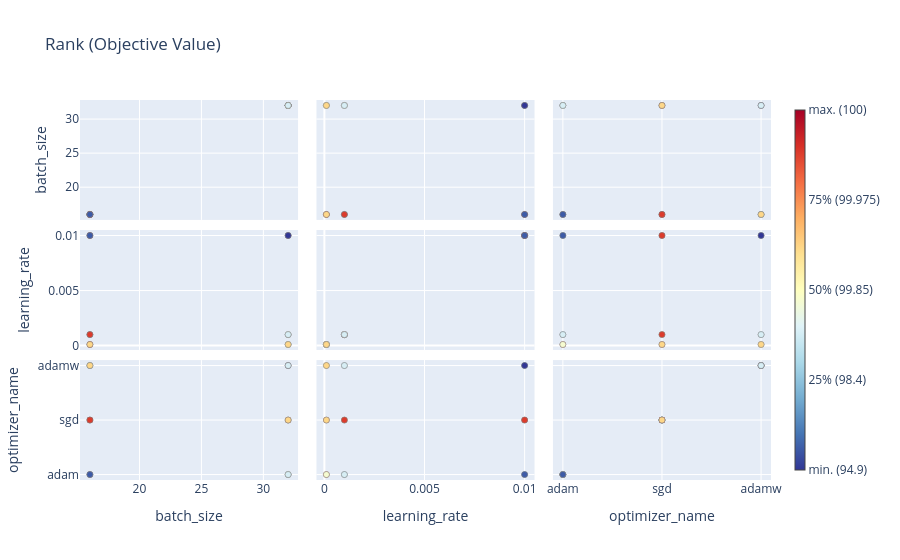

The notebook cell this image was saved under:
### Code cell
plot_rank(study)

### Figure 1 — Plotly figure (JSON) as saved in the notebook; plotly's stock layout.template omitted (floating-point values rounded to 4 significant figures)
{"data": [{"hovertemplate": "%{hovertext}<extra></extra>", "hovertext": ["Trial #0<br>learning_rate: 0.0001<br>batch_size: 16<br>optimizer_name: adam<br><b>Objective Value: 100.0</b>", "Trial #1<br>learning_rate: 0.0001<br>batch_size: 16<br>optimizer_name: sgd<br><b>Objective Value: 100.0</b>", "Trial #2<br>learning_rate: 0.01<br>batch_size: 16<br>optimizer_name: adamw<br><b>Objective Value: 95.8</b>", "Trial #3<br>learning_rate: 0.001<br>batch_size: 16<br>optimizer_name: adamw<br><b>Objective Value: 98.7</b>", "Trial #4<br>learning_rate: 0.001<br>batch_size: 16<br>optimizer_name: adam<br><b>Objective Value: 98.3</b>", "Trial #5<br>learning_rate: 0.001<br>batch_size: 32<br>optimizer_name: sgd<br><b>Objective Value: 99.9</b>", "Trial #6<br>learning_rate: 0.01<br>batch_size: 32<br>optimizer_name: sgd<br><b>Objective Value: 100.0</b>", "Trial #7<br>learning_rate: 0.01<br>batch_size: 32<br>optimizer_name: adam<br><b>Objective Value: 96.2</b>", "Trial #8<br>learning_rate: 0.0001<br>batch_size: 32<br>optimizer_name: adamw<br><b>Objective Value: 99.9</b>", "Trial #9<br>learning_rate: 0.0001<br>batch_size: 16<br>optimizer_name: adamw<br><b>Objective Value: 99.9</b>", "Trial #10<br>learning_rate: 0.0001<br>batch_size: 32<br>optimizer_name: adam<br><b>Objective Value: 99.8</b>", "Trial #11<br>learning_rate: 0.01<br>batch_size: 32<br>optimizer_name: adamw<br><b>Objective Value: 94.9</b>", "Trial #12<br>learning_rate: 0.001<br>batch_size: 16<br>optimizer_name: sgd<br><b>Objective Value: 100.0</b>", "Trial #13<br>learning_rate: 0.001<br>batch_size: 32<br>optimizer_name: adam<br><b>Objective Value: 99.3</b>", "Trial #14<br>learning_rate: 0.01<br>batch_size: 16<br>optimizer_name: sgd<br><b>Objective Value: 100.0</b>", "Trial #15<br>learning_rate: 0.0001<br>batch_size: 32<br>optimizer_name: sgd<br><b>Objective Value: 99.9</b>", "Trial #16<br>learning_rate: 0.001<br>batch_size: 32<br>optimizer_name: adamw<br><b>Objective Value: 99.3</b>", "Trial #17<br>learning_rate: 0.01<br>batch_size: 16<br>optimizer_name: adam<br><b>Objective Value: 95.6</b>"], "marker": {"color": ["rgb(220.0, 59.0, 44.0)", "rgb(220.0, 59.0, 44.0)", "rgb(77.0, 127.0, 185.0)", "rgb(168.0, 214.0, 232.0)", "rgb(135.0, 189.0, 217.0)", "rgb(254.0, 215.0, 136.0)", "rgb(220.0, 59.0, 44.0)", "rgb(105.0, 160.0, 202.0)", "rgb(254.0, 215.0, 136.0)", "rgb(254.0, 215.0, 136.0)", "rgb(246.0, 251.0, 208.0)", "rgb(49.0, 54.0, 149.0)", "rgb(220.0, 59.0, 44.0)", "rgb(215.0, 238.0, 245.0)", "rgb(220.0, 59.0, 44.0)", "rgb(254.0, 215.0, 136.0)", "rgb(215.0, 238.0, 245.0)", "rgb(61.0, 91.0, 167.0)"], "line": {"color": "Grey", "width": 0.5}}, "mode": "markers", "showlegend": false, "type": "scatter", "x": [16, 16, 16, 16, 16, 32, 32, 32, 32, 16, 32, 32, 16, 32, 16, 32, 32, 16], "xaxis": "x", "y": [16, 16, 16, 16, 16, 32, 32, 32, 32, 16, 32, 32, 16, 32, 16, 32, 32, 16], "yaxis": "y"}, {"hovertemplate": "%{hovertext}<extra></extra>", "hovertext": ["Trial #0<br>learning_rate: 0.0001<br>batch_size: 16<br>optimizer_name: adam<br><b>Objective Value: 100.0</b>", "Trial #1<br>learning_rate: 0.0001<br>batch_size: 16<br>optimizer_name: sgd<br><b>Objective Value: 100.0</b>", "Trial #2<br>learning_rate: 0.01<br>batch_size: 16<br>optimizer_name: adamw<br><b>Objective Value: 95.8</b>", "Trial #3<br>learning_rate: 0.001<br>batch_size: 16<br>optimizer_name: adamw<br><b>Objective Value: 98.7</b>", "Trial #4<br>learning_rate: 0.001<br>batch_size: 16<br>optimizer_name: adam<br><b>Objective Value: 98.3</b>", "Trial #5<br>learning_rate: 0.001<br>batch_size: 32<br>optimizer_name: sgd<br><b>Objective Value: 99.9</b>", "Trial #6<br>learning_rate: 0.01<br>batch_size: 32<br>optimizer_name: sgd<br><b>Objective Value: 100.0</b>", "Trial #7<br>learning_rate: 0.01<br>batch_size: 32<br>optimizer_name: adam<br><b>Objective Value: 96.2</b>", "Trial #8<br>learning_rate: 0.0001<br>batch_size: 32<br>optimizer_name: adamw<br><b>Objective Value: 99.9</b>", "Trial #9<br>learning_rate: 0.0001<br>batch_size: 16<br>optimizer_name: adamw<br><b>Objective Value: 99.9</b>", "Trial #10<br>learning_rate: 0.0001<br>batch_size: 32<br>optimizer_name: adam<br><b>Objective Value: 99.8</b>", "Trial #11<br>learning_rate: 0.01<br>batch_size: 32<br>optimizer_name: adamw<br><b>Objective Value: 94.9</b>", "Trial #12<br>learning_rate: 0.001<br>batch_size: 16<br>optimizer_name: sgd<br><b>Objective Value: 100.0</b>", "Trial #13<br>learning_rate: 0.001<br>batch_size: 32<br>optimizer_name: adam<br><b>Objective Value: 99.3</b>", "Trial #14<br>learning_rate: 0.01<br>batch_size: 16<br>optimizer_name: sgd<br><b>Objective Value: 100.0</b>", "Trial #15<br>learning_rate: 0.0001<br>batch_size: 32<br>optimizer_name: sgd<br><b>Objective Value: 99.9</b>", "Trial #16<br>learning_rate: 0.001<br>batch_size: 32<br>optimizer_name: adamw<br><b>Objective Value: 99.3</b>", "Trial #17<br>learning_rate: 0.01<br>batch_size: 16<br>optimizer_name: adam<br><b>Objective Value: 95.6</b>"], "marker": {"color": ["rgb(220.0, 59.0, 44.0)", "rgb(220.0, 59.0, 44.0)", "rgb(77.0, 127.0, 185.0)", "rgb(168.0, 214.0, 232.0)", "rgb(135.0, 189.0, 217.0)", "rgb(254.0, 215.0, 136.0)", "rgb(220.0, 59.0, 44.0)", "rgb(105.0, 160.0, 202.0)", "rgb(254.0, 215.0, 136.0)", "rgb(254.0, 215.0, 136.0)", "rgb(246.0, 251.0, 208.0)", "rgb(49.0, 54.0, 149.0)", "rgb(220.0, 59.0, 44.0)", "rgb(215.0, 238.0, 245.0)", "rgb(220.0, 59.0, 44.0)", "rgb(254.0, 215.0, 136.0)", "rgb(215.0, 238.0, 245.0)", "rgb(61.0, 91.0, 167.0)"], "line": {"color": "Grey", "width": 0.5}}, "mode": "markers", "showlegend": false, "type": "scatter", "x": [16, 16, 16, 16, 16, 32, 32, 32, 32, 16, 32, 32, 16, 32, 16, 32, 32, 16], "xaxis": "x4", "y": [0.0001, 0.0001, 0.01, 0.001, 0.001, 0.001, 0.01, 0.01, 0.0001, 0.0001, 0.0001, 0.01, 0.001, 0.001, 0.01, 0.0001, 0.001, 0.01], "yaxis": "y4"}, {"hovertemplate": "%{hovertext}<extra></extra>", "hovertext": ["Trial #0<br>learning_rate: 0.0001<br>batch_size: 16<br>optimizer_name: adam<br><b>Objective Value: 100.0</b>", "Trial #1<br>learning_rate: 0.0001<br>batch_size: 16<br>optimizer_name: sgd<br><b>Objective Value: 100.0</b>", "Trial #2<br>learning_rate: 0.01<br>batch_size: 16<br>optimizer_name: adamw<br><b>Objective Value: 95.8</b>", "Trial #3<br>learning_rate: 0.001<br>batch_size: 16<br>optimizer_name: adamw<br><b>Objective Value: 98.7</b>", "Trial #4<br>learning_rate: 0.001<br>batch_size: 16<br>optimizer_name: adam<br><b>Objective Value: 98.3</b>", "Trial #5<br>learning_rate: 0.001<br>batch_size: 32<br>optimizer_name: sgd<br><b>Objective Value: 99.9</b>", "Trial #6<br>learning_rate: 0.01<br>batch_size: 32<br>optimizer_name: sgd<br><b>Objective Value: 100.0</b>", "Trial #7<br>learning_rate: 0.01<br>batch_size: 32<br>optimizer_name: adam<br><b>Objective Value: 96.2</b>", "Trial #8<br>learning_rate: 0.0001<br>batch_size: 32<br>optimizer_name: adamw<br><b>Objective Value: 99.9</b>", "Trial #9<br>learning_rate: 0.0001<br>batch_size: 16<br>optimizer_name: adamw<br><b>Objective Value: 99.9</b>", "Trial #10<br>learning_rate: 0.0001<br>batch_size: 32<br>optimizer_name: adam<br><b>Objective Value: 99.8</b>", "Trial #11<br>learning_rate: 0.01<br>batch_size: 32<br>optimizer_name: adamw<br><b>Objective Value: 94.9</b>", "Trial #12<br>learning_rate: 0.001<br>batch_size: 16<br>optimizer_name: sgd<br><b>Objective Value: 100.0</b>", "Trial #13<br>learning_rate: 0.001<br>batch_size: 32<br>optimizer_name: adam<br><b>Objective Value: 99.3</b>", "Trial #14<br>learning_rate: 0.01<br>batch_size: 16<br>optimizer_name: sgd<br><b>Objective Value: 100.0</b>", "Trial #15<br>learning_rate: 0.0001<br>batch_size: 32<br>optimizer_name: sgd<br><b>Objective Value: 99.9</b>", "Trial #16<br>learning_rate: 0.001<br>batch_size: 32<br>optimizer_name: adamw<br><b>Objective Value: 99.3</b>", "Trial #17<br>learning_rate: 0.01<br>batch_size: 16<br>optimizer_name: adam<br><b>Objective Value: 95.6</b>"], "marker": {"color": ["rgb(220.0, 59.0, 44.0)", "rgb(220.0, 59.0, 44.0)", "rgb(77.0, 127.0, 185.0)", "rgb(168.0, 214.0, 232.0)", "rgb(135.0, 189.0, 217.0)", "rgb(254.0, 215.0, 136.0)", "rgb(220.0, 59.0, 44.0)", "rgb(105.0, 160.0, 202.0)", "rgb(254.0, 215.0, 136.0)", "rgb(254.0, 215.0, 136.0)", "rgb(246.0, 251.0, 208.0)", "rgb(49.0, 54.0, 149.0)", "rgb(220.0, 59.0, 44.0)", "rgb(215.0, 238.0, 245.0)", "rgb(220.0, 59.0, 44.0)", "rgb(254.0, 215.0, 136.0)", "rgb(215.0, 238.0, 245.0)", "rgb(61.0, 91.0, 167.0)"], "line": {"color": "Grey", "width": 0.5}}, "mode": "markers", "showlegend": false, "type": "scatter", "x": [16, 16, 16, 16, 16, 32, 32, 32, 32, 16, 32, 32, 16, 32, 16, 32, 32, 16], "xaxis": "x7", "y": ["adam", "sgd", "adamw", "adamw", "adam", "sgd", "sgd", "adam", "adamw", "adamw", "adam", "adamw", "sgd", "adam", "sgd", "sgd", "adamw", "adam"], "yaxis": "y7"}, {"hovertemplate": "%{hovertext}<extra></extra>", "hovertext": ["Trial #0<br>learning_rate: 0.0001<br>batch_size: 16<br>optimizer_name: adam<br><b>Objective Value: 100.0</b>", "Trial #1<br>learning_rate: 0.0001<br>batch_size: 16<br>optimizer_name: sgd<br><b>Objective Value: 100.0</b>", "Trial #2<br>learning_rate: 0.01<br>batch_size: 16<br>optimizer_name: adamw<br><b>Objective Value: 95.8</b>", "Trial #3<br>learning_rate: 0.001<br>batch_size: 16<br>optimizer_name: adamw<br><b>Objective Value: 98.7</b>", "Trial #4<br>learning_rate: 0.001<br>batch_size: 16<br>optimizer_name: adam<br><b>Objective Value: 98.3</b>", "Trial #5<br>learning_rate: 0.001<br>batch_size: 32<br>optimizer_name: sgd<br><b>Objective Value: 99.9</b>", "Trial #6<br>learning_rate: 0.01<br>batch_size: 32<br>optimizer_name: sgd<br><b>Objective Value: 100.0</b>", "Trial #7<br>learning_rate: 0.01<br>batch_size: 32<br>optimizer_name: adam<br><b>Objective Value: 96.2</b>", "Trial #8<br>learning_rate: 0.0001<br>batch_size: 32<br>optimizer_name: adamw<br><b>Objective Value: 99.9</b>", "Trial #9<br>learning_rate: 0.0001<br>batch_size: 16<br>optimizer_name: adamw<br><b>Objective Value: 99.9</b>", "Trial #10<br>learning_rate: 0.0001<br>batch_size: 32<br>optimizer_name: adam<br><b>Objective Value: 99.8</b>", "Trial #11<br>learning_rate: 0.01<br>batch_size: 32<br>optimizer_name: adamw<br><b>Objective Value: 94.9</b>", "Trial #12<br>learning_rate: 0.001<br>batch_size: 16<br>optimizer_name: sgd<br><b>Objective Value: 100.0</b>", "Trial #13<br>learning_rate: 0.001<br>batch_size: 32<br>optimizer_name: adam<br><b>Objective Value: 99.3</b>", "Trial #14<br>learning_rate: 0.01<br>batch_size: 16<br>optimizer_name: sgd<br><b>Objective Value: 100.0</b>", "Trial #15<br>learning_rate: 0.0001<br>batch_size: 32<br>optimizer_name: sgd<br><b>Objective Value: 99.9</b>", "Trial #16<br>learning_rate: 0.001<br>batch_size: 32<br>optimizer_name: adamw<br><b>Objective Value: 99.3</b>", "Trial #17<br>learning_rate: 0.01<br>batch_size: 16<br>optimizer_name: adam<br><b>Objective Value: 95.6</b>"], "marker": {"color": ["rgb(220.0, 59.0, 44.0)", "rgb(220.0, 59.0, 44.0)", "rgb(77.0, 127.0, 185.0)", "rgb(168.0, 214.0, 232.0)", "rgb(135.0, 189.0, 217.0)", "rgb(254.0, 215.0, 136.0)", "rgb(220.0, 59.0, 44.0)", "rgb(105.0, 160.0, 202.0)", "rgb(254.0, 215.0, 136.0)", "rgb(254.0, 215.0, 136.0)", "rgb(246.0, 251.0, 208.0)", "rgb(49.0, 54.0, 149.0)", "rgb(220.0, 59.0, 44.0)", "rgb(215.0, 238.0, 245.0)", "rgb(220.0, 59.0, 44.0)", "rgb(254.0, 215.0, 136.0)", "rgb(215.0, 238.0, 245.0)", "rgb(61.0, 91.0, 167.0)"], "line": {"color": "Grey", "width": 0.5}}, "mode": "markers", "showlegend": false, "type": "scatter", "x": [0.0001, 0.0001, 0.01, 0.001, 0.001, 0.001, 0.01, 0.01, 0.0001, 0.0001, 0.0001, 0.01, 0.001, 0.001, 0.01, 0.0001, 0.001, 0.01], "xaxis": "x2", "y": [16, 16, 16, 16, 16, 32, 32, 32, 32, 16, 32, 32, 16, 32, 16, 32, 32, 16], "yaxis": "y2"}, {"hovertemplate": "%{hovertext}<extra></extra>", "hovertext": ["Trial #0<br>learning_rate: 0.0001<br>batch_size: 16<br>optimizer_name: adam<br><b>Objective Value: 100.0</b>", "Trial #1<br>learning_rate: 0.0001<br>batch_size: 16<br>optimizer_name: sgd<br><b>Objective Value: 100.0</b>", "Trial #2<br>learning_rate: 0.01<br>batch_size: 16<br>optimizer_name: adamw<br><b>Objective Value: 95.8</b>", "Trial #3<br>learning_rate: 0.001<br>batch_size: 16<br>optimizer_name: adamw<br><b>Objective Value: 98.7</b>", "Trial #4<br>learning_rate: 0.001<br>batch_size: 16<br>optimizer_name: adam<br><b>Objective Value: 98.3</b>", "Trial #5<br>learning_rate: 0.001<br>batch_size: 32<br>optimizer_name: sgd<br><b>Objective Value: 99.9</b>", "Trial #6<br>learning_rate: 0.01<br>batch_size: 32<br>optimizer_name: sgd<br><b>Objective Value: 100.0</b>", "Trial #7<br>learning_rate: 0.01<br>batch_size: 32<br>optimizer_name: adam<br><b>Objective Value: 96.2</b>", "Trial #8<br>learning_rate: 0.0001<br>batch_size: 32<br>optimizer_name: adamw<br><b>Objective Value: 99.9</b>", "Trial #9<br>learning_rate: 0.0001<br>batch_size: 16<br>optimizer_name: adamw<br><b>Objective Value: 99.9</b>", "Trial #10<br>learning_rate: 0.0001<br>batch_size: 32<br>optimizer_name: adam<br><b>Objective Value: 99.8</b>", "Trial #11<br>learning_rate: 0.01<br>batch_size: 32<br>optimizer_name: adamw<br><b>Objective Value: 94.9</b>", "Trial #12<br>learning_rate: 0.001<br>batch_size: 16<br>optimizer_name: sgd<br><b>Objective Value: 100.0</b>", "Trial #13<br>learning_rate: 0.001<br>batch_size: 32<br>optimizer_name: adam<br><b>Objective Value: 99.3</b>", "Trial #14<br>learning_rate: 0.01<br>batch_size: 16<br>optimizer_name: sgd<br><b>Objective Value: 100.0</b>", "Trial #15<br>learning_rate: 0.0001<br>batch_size: 32<br>optimizer_name: sgd<br><b>Objective Value: 99.9</b>", "Trial #16<br>learning_rate: 0.001<br>batch_size: 32<br>optimizer_name: adamw<br><b>Objective Value: 99.3</b>", "Trial #17<br>learning_rate: 0.01<br>batch_size: 16<br>optimizer_name: adam<br><b>Objective Value: 95.6</b>"], "marker": {"color": ["rgb(220.0, 59.0, 44.0)", "rgb(220.0, 59.0, 44.0)", "rgb(77.0, 127.0, 185.0)", "rgb(168.0, 214.0, 232.0)", "rgb(135.0, 189.0, 217.0)", "rgb(254.0, 215.0, 136.0)", "rgb(220.0, 59.0, 44.0)", "rgb(105.0, 160.0, 202.0)", "rgb(254.0, 215.0, 136.0)", "rgb(254.0, 215.0, 136.0)", "rgb(246.0, 251.0, 208.0)", "rgb(49.0, 54.0, 149.0)", "rgb(220.0, 59.0, 44.0)", "rgb(215.0, 238.0, 245.0)", "rgb(220.0, 59.0, 44.0)", "rgb(254.0, 215.0, 136.0)", "rgb(215.0, 238.0, 245.0)", "rgb(61.0, 91.0, 167.0)"], "line": {"color": "Grey", "width": 0.5}}, "mode": "markers", "showlegend": false, "type": "scatter", "x": [0.0001, 0.0001, 0.01, 0.001, 0.001, 0.001, 0.01, 0.01, 0.0001, 0.0001, 0.0001, 0.01, 0.001, 0.001, 0.01, 0.0001, 0.001, 0.01], "xaxis": "x5", "y": [0.0001, 0.0001, 0.01, 0.001, 0.001, 0.001, 0.01, 0.01, 0.0001, 0.0001, 0.0001, 0.01, 0.001, 0.001, 0.01, 0.0001, 0.001, 0.01], "yaxis": "y5"}, {"hovertemplate": "%{hovertext}<extra></extra>", "hovertext": ["Trial #0<br>learning_rate: 0.0001<br>batch_size: 16<br>optimizer_name: adam<br><b>Objective Value: 100.0</b>", "Trial #1<br>learning_rate: 0.0001<br>batch_size: 16<br>optimizer_name: sgd<br><b>Objective Value: 100.0</b>", "Trial #2<br>learning_rate: 0.01<br>batch_size: 16<br>optimizer_name: adamw<br><b>Objective Value: 95.8</b>", "Trial #3<br>learning_rate: 0.001<br>batch_size: 16<br>optimizer_name: adamw<br><b>Objective Value: 98.7</b>", "Trial #4<br>learning_rate: 0.001<br>batch_size: 16<br>optimizer_name: adam<br><b>Objective Value: 98.3</b>", "Trial #5<br>learning_rate: 0.001<br>batch_size: 32<br>optimizer_name: sgd<br><b>Objective Value: 99.9</b>", "Trial #6<br>learning_rate: 0.01<br>batch_size: 32<br>optimizer_name: sgd<br><b>Objective Value: 100.0</b>", "Trial #7<br>learning_rate: 0.01<br>batch_size: 32<br>optimizer_name: adam<br><b>Objective Value: 96.2</b>", "Trial #8<br>learning_rate: 0.0001<br>batch_size: 32<br>optimizer_name: adamw<br><b>Objective Value: 99.9</b>", "Trial #9<br>learning_rate: 0.0001<br>batch_size: 16<br>optimizer_name: adamw<br><b>Objective Value: 99.9</b>", "Trial #10<br>learning_rate: 0.0001<br>batch_size: 32<br>optimizer_name: adam<br><b>Objective Value: 99.8</b>", "Trial #11<br>learning_rate: 0.01<br>batch_size: 32<br>optimizer_name: adamw<br><b>Objective Value: 94.9</b>", "Trial #12<br>learning_rate: 0.001<br>batch_size: 16<br>optimizer_name: sgd<br><b>Objective Value: 100.0</b>", "Trial #13<br>learning_rate: 0.001<br>batch_size: 32<br>optimizer_name: adam<br><b>Objective Value: 99.3</b>", "Trial #14<br>learning_rate: 0.01<br>batch_size: 16<br>optimizer_name: sgd<br><b>Objective Value: 100.0</b>", "Trial #15<br>learning_rate: 0.0001<br>batch_size: 32<br>optimizer_name: sgd<br><b>Objective Value: 99.9</b>", "Trial #16<br>learning_rate: 0.001<br>batch_size: 32<br>optimizer_name: adamw<br><b>Objective Value: 99.3</b>", "Trial #17<br>learning_rate: 0.01<br>batch_size: 16<br>optimizer_name: adam<br><b>Objective Value: 95.6</b>"], "marker": {"color": ["rgb(220.0, 59.0, 44.0)", "rgb(220.0, 59.0, 44.0)", "rgb(77.0, 127.0, 185.0)", "rgb(168.0, 214.0, 232.0)", "rgb(135.0, 189.0, 217.0)", "rgb(254.0, 215.0, 136.0)", "rgb(220.0, 59.0, 44.0)", "rgb(105.0, 160.0, 202.0)", "rgb(254.0, 215.0, 136.0)", "rgb(254.0, 215.0, 136.0)", "rgb(246.0, 251.0, 208.0)", "rgb(49.0, 54.0, 149.0)", "rgb(220.0, 59.0, 44.0)", "rgb(215.0, 238.0, 245.0)", "rgb(220.0, 59.0, 44.0)", "rgb(254.0, 215.0, 136.0)", "rgb(215.0, 238.0, 245.0)", "rgb(61.0, 91.0, 167.0)"], "line": {"color": "Grey", "width": 0.5}}, "mode": "markers", "showlegend": false, "type": "scatter", "x": [0.0001, 0.0001, 0.01, 0.001, 0.001, 0.001, 0.01, 0.01, 0.0001, 0.0001, 0.0001, 0.01, 0.001, 0.001, 0.01, 0.0001, 0.001, 0.01], "xaxis": "x8", "y": ["adam", "sgd", "adamw", "adamw", "adam", "sgd", "sgd", "adam", "adamw", "adamw", "adam", "adamw", "sgd", "adam", "sgd", "sgd", "adamw", "adam"], "yaxis": "y8"}, {"hovertemplate": "%{hovertext}<extra></extra>", "hovertext": ["Trial #0<br>learning_rate: 0.0001<br>batch_size: 16<br>optimizer_name: adam<br><b>Objective Value: 100.0</b>", "Trial #1<br>learning_rate: 0.0001<br>batch_size: 16<br>optimizer_name: sgd<br><b>Objective Value: 100.0</b>", "Trial #2<br>learning_rate: 0.01<br>batch_size: 16<br>optimizer_name: adamw<br><b>Objective Value: 95.8</b>", "Trial #3<br>learning_rate: 0.001<br>batch_size: 16<br>optimizer_name: adamw<br><b>Objective Value: 98.7</b>", "Trial #4<br>learning_rate: 0.001<br>batch_size: 16<br>optimizer_name: adam<br><b>Objective Value: 98.3</b>", "Trial #5<br>learning_rate: 0.001<br>batch_size: 32<br>optimizer_name: sgd<br><b>Objective Value: 99.9</b>", "Trial #6<br>learning_rate: 0.01<br>batch_size: 32<br>optimizer_name: sgd<br><b>Objective Value: 100.0</b>", "Trial #7<br>learning_rate: 0.01<br>batch_size: 32<br>optimizer_name: adam<br><b>Objective Value: 96.2</b>", "Trial #8<br>learning_rate: 0.0001<br>batch_size: 32<br>optimizer_name: adamw<br><b>Objective Value: 99.9</b>", "Trial #9<br>learning_rate: 0.0001<br>batch_size: 16<br>optimizer_name: adamw<br><b>Objective Value: 99.9</b>", "Trial #10<br>learning_rate: 0.0001<br>batch_size: 32<br>optimizer_name: adam<br><b>Objective Value: 99.8</b>", "Trial #11<br>learning_rate: 0.01<br>batch_size: 32<br>optimizer_name: adamw<br><b>Objective Value: 94.9</b>", "Trial #12<br>learning_rate: 0.001<br>batch_size: 16<br>optimizer_name: sgd<br><b>Objective Value: 100.0</b>", "Trial #13<br>learning_rate: 0.001<br>batch_size: 32<br>optimizer_name: adam<br><b>Objective Value: 99.3</b>", "Trial #14<br>learning_rate: 0.01<br>batch_size: 16<br>optimizer_name: sgd<br><b>Objective Value: 100.0</b>", "Trial #15<br>learning_rate: 0.0001<br>batch_size: 32<br>optimizer_name: sgd<br><b>Objective Value: 99.9</b>", "Trial #16<br>learning_rate: 0.001<br>batch_size: 32<br>optimizer_name: adamw<br><b>Objective Value: 99.3</b>", "Trial #17<br>learning_rate: 0.01<br>batch_size: 16<br>optimizer_name: adam<br><b>Objective Value: 95.6</b>"], "marker": {"color": ["rgb(220.0, 59.0, 44.0)", "rgb(220.0, 59.0, 44.0)", "rgb(77.0, 127.0, 185.0)", "rgb(168.0, 214.0, 232.0)", "rgb(135.0, 189.0, 217.0)", "rgb(254.0, 215.0, 136.0)", "rgb(220.0, 59.0, 44.0)", "rgb(105.0, 160.0, 202.0)", "rgb(254.0, 215.0, 136.0)", "rgb(254.0, 215.0, 136.0)", "rgb(246.0, 251.0, 208.0)", "rgb(49.0, 54.0, 149.0)", "rgb(220.0, 59.0, 44.0)", "rgb(215.0, 238.0, 245.0)", "rgb(220.0, 59.0, 44.0)", "rgb(254.0, 215.0, 136.0)", "rgb(215.0, 238.0, 245.0)", "rgb(61.0, 91.0, 167.0)"], "line": {"color": "Grey", "width": 0.5}}, "mode": "markers", "showlegend": false, "type": "scatter", "x": ["adam", "sgd", "adamw", "adamw", "adam", "sgd", "sgd", "adam", "adamw", "adamw", "adam", "adamw", "sgd", "adam", "sgd", "sgd", "adamw", "adam"], "xaxis": "x3", "y": [16, 16, 16, 16, 16, 32, 32, 32, 32, 16, 32, 32, 16, 32, 16, 32, 32, 16], "yaxis": "y3"}, {"hovertemplate": "%{hovertext}<extra></extra>", "hovertext": ["Trial #0<br>learning_rate: 0.0001<br>batch_size: 16<br>optimizer_name: adam<br><b>Objective Value: 100.0</b>", "Trial #1<br>learning_rate: 0.0001<br>batch_size: 16<br>optimizer_name: sgd<br><b>Objective Value: 100.0</b>", "Trial #2<br>learning_rate: 0.01<br>batch_size: 16<br>optimizer_name: adamw<br><b>Objective Value: 95.8</b>", "Trial #3<br>learning_rate: 0.001<br>batch_size: 16<br>optimizer_name: adamw<br><b>Objective Value: 98.7</b>", "Trial #4<br>learning_rate: 0.001<br>batch_size: 16<br>optimizer_name: adam<br><b>Objective Value: 98.3</b>", "Trial #5<br>learning_rate: 0.001<br>batch_size: 32<br>optimizer_name: sgd<br><b>Objective Value: 99.9</b>", "Trial #6<br>learning_rate: 0.01<br>batch_size: 32<br>optimizer_name: sgd<br><b>Objective Value: 100.0</b>", "Trial #7<br>learning_rate: 0.01<br>batch_size: 32<br>optimizer_name: adam<br><b>Objective Value: 96.2</b>", "Trial #8<br>learning_rate: 0.0001<br>batch_size: 32<br>optimizer_name: adamw<br><b>Objective Value: 99.9</b>", "Trial #9<br>learning_rate: 0.0001<br>batch_size: 16<br>optimizer_name: adamw<br><b>Objective Value: 99.9</b>", "Trial #10<br>learning_rate: 0.0001<br>batch_size: 32<br>optimizer_name: adam<br><b>Objective Value: 99.8</b>", "Trial #11<br>learning_rate: 0.01<br>batch_size: 32<br>optimizer_name: adamw<br><b>Objective Value: 94.9</b>", "Trial #12<br>learning_rate: 0.001<br>batch_size: 16<br>optimizer_name: sgd<br><b>Objective Value: 100.0</b>", "Trial #13<br>learning_rate: 0.001<br>batch_size: 32<br>optimizer_name: adam<br><b>Objective Value: 99.3</b>", "Trial #14<br>learning_rate: 0.01<br>batch_size: 16<br>optimizer_name: sgd<br><b>Objective Value: 100.0</b>", "Trial #15<br>learning_rate: 0.0001<br>batch_size: 32<br>optimizer_name: sgd<br><b>Objective Value: 99.9</b>", "Trial #16<br>learning_rate: 0.001<br>batch_size: 32<br>optimizer_name: adamw<br><b>Objective Value: 99.3</b>", "Trial #17<br>learning_rate: 0.01<br>batch_size: 16<br>optimizer_name: adam<br><b>Objective Value: 95.6</b>"], "marker": {"color": ["rgb(220.0, 59.0, 44.0)", "rgb(220.0, 59.0, 44.0)", "rgb(77.0, 127.0, 185.0)", "rgb(168.0, 214.0, 232.0)", "rgb(135.0, 189.0, 217.0)", "rgb(254.0, 215.0, 136.0)", "rgb(220.0, 59.0, 44.0)", "rgb(105.0, 160.0, 202.0)", "rgb(254.0, 215.0, 136.0)", "rgb(254.0, 215.0, 136.0)", "rgb(246.0, 251.0, 208.0)", "rgb(49.0, 54.0, 149.0)", "rgb(220.0, 59.0, 44.0)", "rgb(215.0, 238.0, 245.0)", "rgb(220.0, 59.0, 44.0)", "rgb(254.0, 215.0, 136.0)", "rgb(215.0, 238.0, 245.0)", "rgb(61.0, 91.0, 167.0)"], "line": {"color": "Grey", "width": 0.5}}, "mode": "markers", "showlegend": false, "type": "scatter", "x": ["adam", "sgd", "adamw", "adamw", "adam", "sgd", "sgd", "adam", "adamw", "adamw", "adam", "adamw", "sgd", "adam", "sgd", "sgd", "adamw", "adam"], "xaxis": "x6", "y": [0.0001, 0.0001, 0.01, 0.001, 0.001, 0.001, 0.01, 0.01, 0.0001, 0.0001, 0.0001, 0.01, 0.001, 0.001, 0.01, 0.0001, 0.001, 0.01], "yaxis": "y6"}, {"hovertemplate": "%{hovertext}<extra></extra>", "hovertext": ["Trial #0<br>learning_rate: 0.0001<br>batch_size: 16<br>optimizer_name: adam<br><b>Objective Value: 100.0</b>", "Trial #1<br>learning_rate: 0.0001<br>batch_size: 16<br>optimizer_name: sgd<br><b>Objective Value: 100.0</b>", "Trial #2<br>learning_rate: 0.01<br>batch_size: 16<br>optimizer_name: adamw<br><b>Objective Value: 95.8</b>", "Trial #3<br>learning_rate: 0.001<br>batch_size: 16<br>optimizer_name: adamw<br><b>Objective Value: 98.7</b>", "Trial #4<br>learning_rate: 0.001<br>batch_size: 16<br>optimizer_name: adam<br><b>Objective Value: 98.3</b>", "Trial #5<br>learning_rate: 0.001<br>batch_size: 32<br>optimizer_name: sgd<br><b>Objective Value: 99.9</b>", "Trial #6<br>learning_rate: 0.01<br>batch_size: 32<br>optimizer_name: sgd<br><b>Objective Value: 100.0</b>", "Trial #7<br>learning_rate: 0.01<br>batch_size: 32<br>optimizer_name: adam<br><b>Objective Value: 96.2</b>", "Trial #8<br>learning_rate: 0.0001<br>batch_size: 32<br>optimizer_name: adamw<br><b>Objective Value: 99.9</b>", "Trial #9<br>learning_rate: 0.0001<br>batch_size: 16<br>optimizer_name: adamw<br><b>Objective Value: 99.9</b>", "Trial #10<br>learning_rate: 0.0001<br>batch_size: 32<br>optimizer_name: adam<br><b>Objective Value: 99.8</b>", "Trial #11<br>learning_rate: 0.01<br>batch_size: 32<br>optimizer_name: adamw<br><b>Objective Value: 94.9</b>", "Trial #12<br>learning_rate: 0.001<br>batch_size: 16<br>optimizer_name: sgd<br><b>Objective Value: 100.0</b>", "Trial #13<br>learning_rate: 0.001<br>batch_size: 32<br>optimizer_name: adam<br><b>Objective Value: 99.3</b>", "Trial #14<br>learning_rate: 0.01<br>batch_size: 16<br>optimizer_name: sgd<br><b>Objective Value: 100.0</b>", "Trial #15<br>learning_rate: 0.0001<br>batch_size: 32<br>optimizer_name: sgd<br><b>Objective Value: 99.9</b>", "Trial #16<br>learning_rate: 0.001<br>batch_size: 32<br>optimizer_name: adamw<br><b>Objective Value: 99.3</b>", "Trial #17<br>learning_rate: 0.01<br>batch_size: 16<br>optimizer_name: adam<br><b>Objective Value: 95.6</b>"], "marker": {"color": ["rgb(220.0, 59.0, 44.0)", "rgb(220.0, 59.0, 44.0)", "rgb(77.0, 127.0, 185.0)", "rgb(168.0, 214.0, 232.0)", "rgb(135.0, 189.0, 217.0)", "rgb(254.0, 215.0, 136.0)", "rgb(220.0, 59.0, 44.0)", "rgb(105.0, 160.0, 202.0)", "rgb(254.0, 215.0, 136.0)", "rgb(254.0, 215.0, 136.0)", "rgb(246.0, 251.0, 208.0)", "rgb(49.0, 54.0, 149.0)", "rgb(220.0, 59.0, 44.0)", "rgb(215.0, 238.0, 245.0)", "rgb(220.0, 59.0, 44.0)", "rgb(254.0, 215.0, 136.0)", "rgb(215.0, 238.0, 245.0)", "rgb(61.0, 91.0, 167.0)"], "line": {"color": "Grey", "width": 0.5}}, "mode": "markers", "showlegend": false, "type": "scatter", "x": ["adam", "sgd", "adamw", "adamw", "adam", "sgd", "sgd", "adam", "adamw", "adamw", "adam", "adamw", "sgd", "adam", "sgd", "sgd", "adamw", "adam"], "xaxis": "x9", "y": ["adam", "sgd", "adamw", "adamw", "adam", "sgd", "sgd", "adam", "adamw", "adamw", "adam", "adamw", "sgd", "adam", "sgd", "sgd", "adamw", "adam"], "yaxis": "y9"}, {"hoverinfo": "none", "marker": {"cmax": 1, "cmin": 0, "colorbar": {"thickness": 10, "ticktext": ["min. (94.9)", "25% (98.4)", "50% (99.85)", "75% (99.975)", "max. (100)"], "tickvals": [0, 0.25, 0.5, 0.75, 1]}, "colorscale": [[0, "rgb(49,54,149)"], [0.1, "rgb(69,117,180)"], [0.2, "rgb(116,173,209)"], [0.3, "rgb(171,217,233)"], [0.4, "rgb(224,243,248)"], [0.5, "rgb(255,255,191)"], [0.6, "rgb(254,224,144)"], [0.7, "rgb(253,174,97)"], [0.8, "rgb(244,109,67)"], [0.9, "rgb(215,48,39)"], [1, "rgb(165,0,38)"]], "showscale": true}, "mode": "markers", "showlegend": false, "type": "scatter", "x": [null], "y": [null]}], "layout": {"title": {"text": "Rank (Objective Value)"}, "xaxis": {"anchor": "y", "domain": [0, 0.3156], "matches": "x7", "range": [15.2, 32.8], "showticklabels": false}, "xaxis2": {"anchor": "y2", "domain": [0.3422, 0.6578], "matches": "x8", "range": [-0.000395, 0.0105], "showticklabels": false}, "xaxis3": {"anchor": "y3", "domain": [0.6844, 1], "matches": "x9", "range": [-0.1, 2.1], "showticklabels": false, "type": "category"}, "xaxis4": {"anchor": "y4", "domain": [0, 0.3156], "matches": "x7", "range": [15.2, 32.8], "showticklabels": false}, "xaxis5": {"anchor": "y5", "domain": [0.3422, 0.6578], "matches": "x8", "range": [-0.000395, 0.0105], "showticklabels": false}, "xaxis6": {"anchor": "y6", "domain": [0.6844, 1], "matches": "x9", "range": [-0.1, 2.1], "showticklabels": false, "type": "category"}, "xaxis7": {"anchor": "y7", "domain": [0, 0.3156], "range": [15.2, 32.8], "title": {"text": "batch_size"}}, "xaxis8": {"anchor": "y8", "domain": [0.3422, 0.6578], "range": [-0.000395, 0.0105], "title": {"text": "learning_rate"}}, "xaxis9": {"anchor": "y9", "domain": [0.6844, 1], "range": [-0.1, 2.1], "title": {"text": "optimizer_name"}, "type": "category"}, "yaxis": {"anchor": "x", "domain": [0.6844, 1], "range": [15.2, 32.8], "title": {"text": "batch_size"}}, "yaxis2": {"anchor": "x2", "domain": [0.6844, 1], "matches": "y", "range": [15.2, 32.8], "showticklabels": false}, "yaxis3": {"anchor": "x3", "domain": [0.6844, 1], "matches": "y", "range": [15.2, 32.8], "showticklabels": false}, "yaxis4": {"anchor": "x4", "domain": [0.3422, 0.6578], "range": [-0.000395, 0.0105], "title": {"text": "learning_rate"}}, "yaxis5": {"anchor": "x5", "domain": [0.3422, 0.6578], "matches": "y4", "range": [-0.000395, 0.0105], "showticklabels": false}, "yaxis6": {"anchor": "x6", "domain": [0.3422, 0.6578], "matches": "y4", "range": [-0.000395, 0.0105], "showticklabels": false}, "yaxis7": {"anchor": "x7", "domain": [0, 0.3156], "range": [-0.1, 2.1], "title": {"text": "optimizer_name"}, "type": "category"}, "yaxis8": {"anchor": "x8", "domain": [0, 0.3156], "matches": "y7", "range": [-0.1, 2.1], "showticklabels": false, "type": "category"}, "yaxis9": {"anchor": "x9", "domain": [0, 0.3156], "matches": "y7", "range": [-0.1, 2.1], "showticklabels": false, "type": "category"}}}
